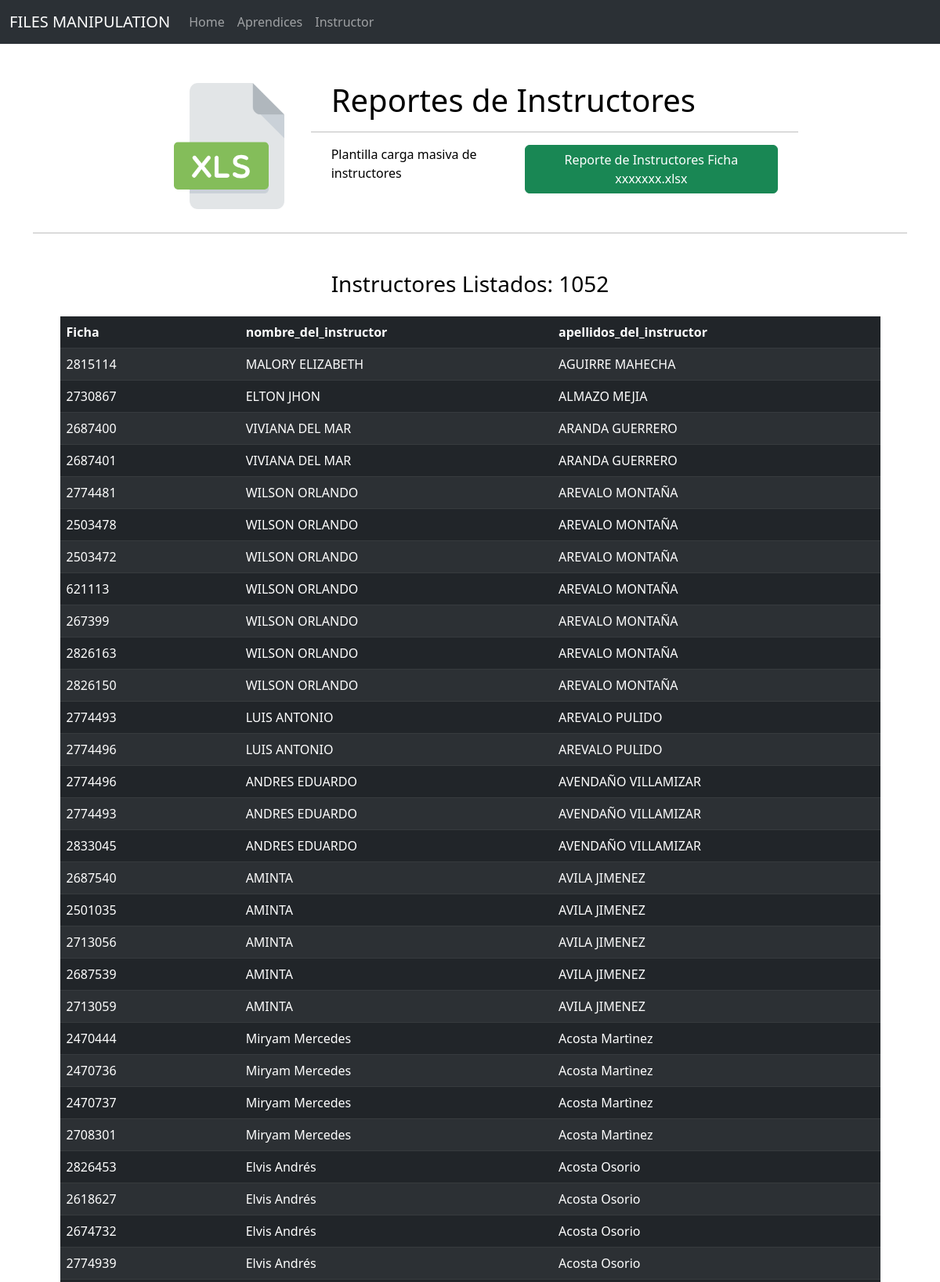
Page /instructor (upper part) on the committed database.
### tables this page shows
CREATE TABLE "instructores" (
"Unnamed: 0" INTEGER,
  "NOMBRES" TEXT,
  "APELLIDOS" TEXT,
  "NUMERO_DE_DOCUMENTO" INTEGER,
  "FICHA" TEXT
);

### loadings/app1.py (the view)
@app.route('/instructor', methods=['GET', 'POST'])
def instructor():
    instructores = []
    sqlQuery = f"""SELECT * FROM instructores ORDER BY NOMBRES ASC"""
    conn = sql3.connect(Sqlite_instructor_destiny_path)
    cursor = conn.cursor()
    rows = cursor.execute(sqlQuery).fetchall()
    for row in rows:
        instruc = [row[0], row[1]]
        if instruc not in instructores:
            instructores.append(instruc)
    cant = len(instructores)
    rows.sort(key=takeFicha)
    return render("instructor.html", title="Instructores", cant=cant, rows=rows)

### loadings/app1.py (called while the page is built)
def takeFicha(elem):
    return elem[2]

### loadings/templates/instructor.html (shortened to what this page needs)
{% extends 'layout.html' %}
{% block content %}
<div class="container mb-5">
    <div class="col-9 mx-auto">
        <div class="row">
            <div class="col-3 mx-auto mt-5">
                <img src="/static/img/xls.png" class="imgpage" alt="XLS" />
            </div>
            <div class="col-9 mx-auto">
                <div class="col-11 mx-auto mt-5">
                    <h1>Reportes de Instructores</h1>
                </div>
                <hr>
                <div class="col-11 mx-auto mb-3">
                    <div class="row">
                        <div class="col-5 mx-auto mb-3">
                            <p>Plantilla carga masiva de instructores</p>
                        </div>
                        <div class="col-7 mx-auto mb-3">
                            <a class="btn btn-success" href="">Reporte de Instructores Ficha xxxxxxx.xlsx</a>
                        </div>
                    </div>
                </div>
            </div>
        </div>
    </div>
    <hr>
    <div class="col-11 mx-auto mt-5">
        <h3 class="mb-4 c">Instructores Listados: {{ cant }}</h3>
        <div class="row row-cols-1 row-cols-md-3 g-4">
            <table class="table table-dark table-striped">
                <thead>
                <tr>
                    <th scope="col">Ficha</th>
                    <th scope="col">nombre_del_instructor</th>
                    <th scope="col">apellidos_del_instructor</th>
                </tr>
                </thead>
                <tbody>
                    {% for row in rows %}
                        <tr>
                            <td>{{row[4]}}</td>
                            <td>{{row[1]}}</td>
                            <td>{{row[2]}}</td>
                        </tr>
                    {% endfor %}
                </tbody>
            </table>
        </div>
    </div>
</div>
{% endblock %}

### loadings/templates/layout.html (shortened to what this page needs)
<!DOCTYPE html>
<html lang=en>
    <head>
        <link href="https://cdn.jsdelivr.net/npm/bootstrap@5.3.0-alpha2/dist/css/bootstrap.min.css" rel="stylesheet">
        <link rel="stylesheet" type="text/css" href="static/css/all.css">
    </head>
    <body>
        {% include 'partials/navbar.html' %}
        {% block content %} {% endblock %}
    </body>
</html>

### loadings/templates/partials/navbar.html (shortened to what this page needs)
<nav class="navbar navbar-expand-lg bg-body-tertiary navbar bg-dark" data-bs-theme="dark">
    <div class="container-fluid">
        <a class="navbar-brand" href="/">FILES MANIPULATION</a>
        <div class="collapse navbar-collapse" id="navbarNav">
            <ul class="navbar-nav">
                <li class="nav-item"><a class="nav-link " href="{{ url_for('home') }}">Home</a></li>
            </ul>
            <ul class="navbar-nav">
                <li class="nav-item"><a class="nav-link " href="{{ url_for('aprendiz') }}">Aprendices</a></li>
            </ul>
            <ul class="navbar-nav">
                <li class="nav-item"><a class="nav-link " href="{{ url_for('instructor') }}">Instructor</a></li>
            </ul>
        </div>
    </div>
</nav>

### loadings/static/css/all.css (style rules this page uses)
body { color: black; }
.c { text-align: center !important; }
.imgpage { width: 100%; height: auto; vertical-align: middle; border-style: none; -webkit-margin-bottom-collapse: initial; margin-right: 30PX; padding-top: 2px; padding-left: 30px; z-index: 1000; }

### rows in the picture
instructores: FICHA "2815114", NOMBRES "MALORY ELIZABETH", APELLIDOS "AGUIRRE MAHECHA"
instructores: FICHA "2730867", NOMBRES "ELTON JHON", APELLIDOS "ALMAZO MEJIA"
instructores: FICHA "2687400", NOMBRES "VIVIANA DEL MAR", APELLIDOS "ARANDA GUERRERO"
instructores: FICHA "2687401", NOMBRES "VIVIANA DEL MAR", APELLIDOS "ARANDA GUERRERO"
instructores: FICHA "2774481", NOMBRES "WILSON ORLANDO", APELLIDOS "AREVALO MONTAÑA"
instructores: FICHA "2503478", NOMBRES "WILSON ORLANDO", APELLIDOS "AREVALO MONTAÑA"
instructores: FICHA "2503472", NOMBRES "WILSON ORLANDO", APELLIDOS "AREVALO MONTAÑA"
instructores: FICHA "621113", NOMBRES "WILSON ORLANDO", APELLIDOS "AREVALO MONTAÑA"
instructores: FICHA "267399", NOMBRES "WILSON ORLANDO", APELLIDOS "AREVALO MONTAÑA"
instructores: FICHA "2826163", NOMBRES "WILSON ORLANDO", APELLIDOS "AREVALO MONTAÑA"
instructores: FICHA "2826150", NOMBRES "WILSON ORLANDO", APELLIDOS "AREVALO MONTAÑA"
instructores: FICHA "2774493", NOMBRES "LUIS ANTONIO", APELLIDOS "AREVALO PULIDO"
instructores: FICHA "2774496", NOMBRES "LUIS ANTONIO", APELLIDOS "AREVALO PULIDO"
instructores: FICHA "2774496", NOMBRES "ANDRES EDUARDO", APELLIDOS "AVENDAÑO VILLAMIZAR"
instructores: FICHA "2774493", NOMBRES "ANDRES EDUARDO", APELLIDOS "AVENDAÑO VILLAMIZAR"
instructores: FICHA "2833045", NOMBRES "ANDRES EDUARDO", APELLIDOS "AVENDAÑO VILLAMIZAR"
instructores: FICHA "2687540", NOMBRES "AMINTA", APELLIDOS "AVILA JIMENEZ"
instructores: FICHA "2501035", NOMBRES "AMINTA", APELLIDOS "AVILA JIMENEZ"
instructores: FICHA "2713056", NOMBRES "AMINTA", APELLIDOS "AVILA JIMENEZ"
instructores: FICHA "2687539", NOMBRES "AMINTA", APELLIDOS "AVILA JIMENEZ"
instructores: FICHA "2713059", NOMBRES "AMINTA", APELLIDOS "AVILA JIMENEZ"
instructores: FICHA "2470444", NOMBRES "Miryam Mercedes", APELLIDOS "Acosta Martìnez"
instructores: FICHA "2470736", NOMBRES "Miryam Mercedes", APELLIDOS "Acosta Martìnez"
instructores: FICHA "2470737", NOMBRES "Miryam Mercedes", APELLIDOS "Acosta Martìnez"
instructores: FICHA "2708301", NOMBRES "Miryam Mercedes", APELLIDOS "Acosta Martìnez"
instructores: FICHA "2826453", NOMBRES "Elvis Andrés", APELLIDOS "Acosta Osorio"
instructores: FICHA "2618627", NOMBRES "Elvis Andrés", APELLIDOS "Acosta Osorio"
instructores: FICHA "2674732", NOMBRES "Elvis Andrés", APELLIDOS "Acosta Osorio"
instructores: FICHA "2774939", NOMBRES "Elvis Andrés", APELLIDOS "Acosta Osorio"

### other values in the picture
{{ cant }} "1052"
